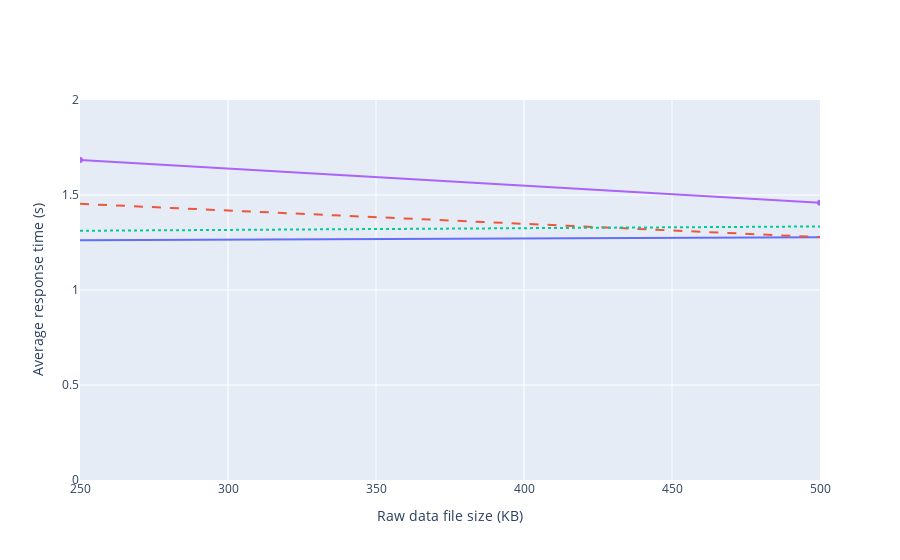

Notebook cell for this chart:
### Markdown cell above
### Average times when executing tx 'AddAnalysis' by advanced analysts

### Code cell
# 3 Orgs net data
threeOrgs10 = [1.2624, 1.2773]
threeOrgs20 = [1.4534, 1.2783]
# 5 Orgs net data
fiveOrgs10 = [1.3117, 1.3346]
fiveOrgs20 = [1.6839, 1.4591]

avgResolution(500, threeOrgs10, threeOrgs20, fiveOrgs10, fiveOrgs20)

### Figure 1 — Plotly figure (JSON) as saved in the notebook; plotly's stock layout.template omitted (floating-point values rounded to 4 significant figures)
{"data": [{"mode": "lines", "name": "3 Orgs net (10 advanced analysts)", "type": "scatter", "x": [250, 500], "y": [1.262, 1.277]}, {"line": {"dash": "dash"}, "mode": "lines", "name": "3 Orgs net (20 advanced analysts)", "type": "scatter", "x": [250, 500], "y": [1.453, 1.278]}, {"line": {"dash": "dot"}, "mode": "lines", "name": "5 Orgs net (10 advanced analysts)", "type": "scatter", "x": [250, 500], "y": [1.312, 1.335]}, {"mode": "lines+markers", "name": "5 Orgs net (20 advanced analysts)", "type": "scatter", "x": [250, 500], "y": [1.684, 1.459]}], "layout": {"barmode": "group", "showlegend": false, "xaxis": {"range": [250, 500], "title": {"text": "Raw data file size (KB)"}, "zeroline": false}, "yaxis": {"range": [0, 2], "title": {"text": "Average response time (s)"}, "zeroline": false}}}
